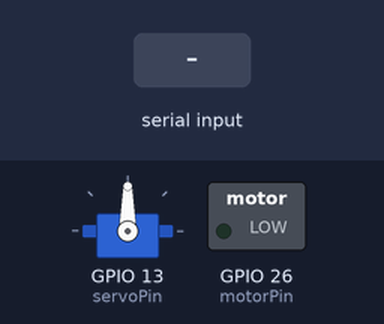
This sketch was run on a simulated ESP32. On the bench: servo, switched loads named in the sketch (green lamp = pin HIGH). The test bench sets the inputs (shaded band). What the sketch prints to the serial monitor is not drawn.

Above: at 1.2 s.
1.3 s: "START_CONVEYOR\n" received over Serial
At 2.1 s:
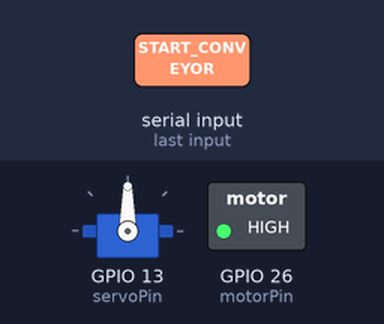
2.8 s: "ripe_lemon\n" received over Serial
At 3.3 s:
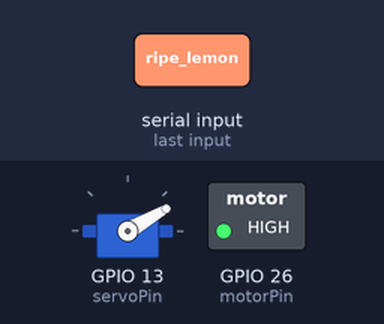
5.3 s: "rotten_lemon\n" received over Serial
At 6.1 s:
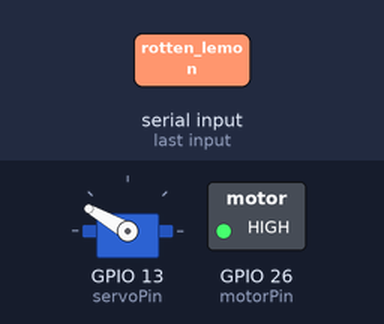
Timing chart, 0 to 8.3 s (numbered marks = the images above; inputs shaded):
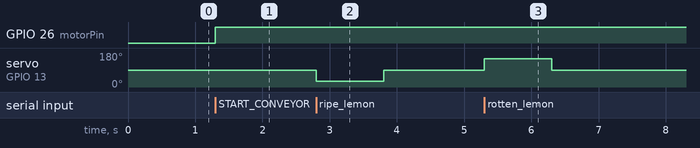

The sketch:

esp32_sorter.ino
```cpp
#include <Servo.h>

// === PIN CONFIGURATION ===
const int servoPin = 13;     // Servo control pin
const int motorPin = 26;     // DC motor control pin

// === SERVO POSITIONS ===
const int ANGLE_RIPE = 30;
const int ANGLE_UNRIPE = 90;
const int ANGLE_ROTTEN = 150;
const int ANGLE_DEFAULT = 90;

// === GLOBAL VARIABLES ===
Servo sorterServo;
bool conveyorRunning = false;

void setup() {
  Serial.begin(115200);
  while (!Serial) {}  // Wait for Serial Monitor / connection

  // Setup servo and motor pin
  sorterServo.attach(servoPin);
  pinMode(motorPin, OUTPUT);
  digitalWrite(motorPin, LOW);  // Conveyor off by default

  sorterServo.write(ANGLE_DEFAULT);  // Center the servo

  Serial.println("✅ ESP32 Lemon Sorter Ready");
}

void loop() {
  if (Serial.available()) {
    String incomingData = Serial.readStringUntil('\n');
    incomingData.trim();

    // Start conveyor when command received
    if (incomingData == "START_CONVEYOR") {
      conveyorRunning = true;
      digitalWrite(motorPin, HIGH);
      Serial.println("🛠️ Conveyor Belt Started");
    }

    // If conveyor is running, handle object sorting
    else if (conveyorRunning) {
      Serial.print("📦 Object Detected: ");
      Serial.println(incomingData);

      if (incomingData == "ripe_lemon") {
        sorterServo.write(ANGLE_RIPE);
        Serial.println("🍋 Ripe → Servo to 30°");
      }
      else if (incomingData == "unripe_lemon") {
        sorterServo.write(ANGLE_UNRIPE);
        Serial.println("🟢 Unripe → Servo to 90°");
      }
      else if (incomingData == "rotten_lemon") {
        sorterServo.write(ANGLE_ROTTEN);
        Serial.println("🤢 Rotten → Servo to 150°");
      }
      else {
        sorterServo.write(ANGLE_DEFAULT);
        Serial.println("⚠️ Unknown class → Resetting Servo");
      }

      delay(1000);  // Allow time to divert lemon
      sorterServo.write(ANGLE_DEFAULT);  // Reset position
    }
  }
}
```

Measured:
- after the input at 1.3 s, GPIO 26 (motorPin): LOW → HIGH at once
- after the input at 2.8 s, servo on GPIO 13 (servoPin): 90° → 30° at once, → 90° 1.0 s later
- after the input at 5.3 s, servo on GPIO 13 (servoPin): 90° → 150° at once, → 90° 1.0 s later
